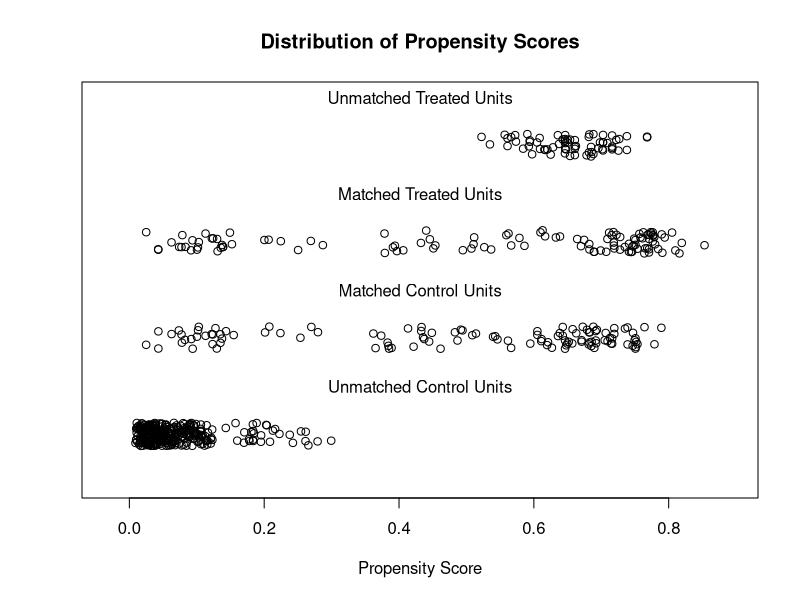

The R script that drew this image:
## ---- chunk 1
#| cache: true

# Key Matching Package
library(MatchIt, quietly = TRUE)

# Download the lalonde data 
df <- MatchIt::lalonde

# Estimate propensity scores and match
m.out <- matchit(
    treat ~ age + educ + race + married + nodegree + re74 + re75,
    data = df,
    method = "nearest",# Nearest neighbor matching
    distance = "glm",  # logistic regression
    ratio = 1,         # 1:1 matching
    caliper = 0.25,    # caliper in standard deviations
    replace = FALSE
)

# Check balance
summary(m.out, un = FALSE)

# Visualize overlap
plot(m.out, type = "jitter", interactive = FALSE)

# Extract matched data
matched_data <- match.data(m.out)

# Estimate treatment effect
library(lmtest, quietly = TRUE)
library(sandwich, quietly = TRUE)

fit <- lm(re78 ~ treat + age + educ + race + married + nodegree + re74 + re75,
        data = matched_data, # Data already has matches
        weights = weights # Re-weights for PSM
        )

# Robust standard errors
coeftest(fit, vcov = vcovCL, cluster = ~subclass)
